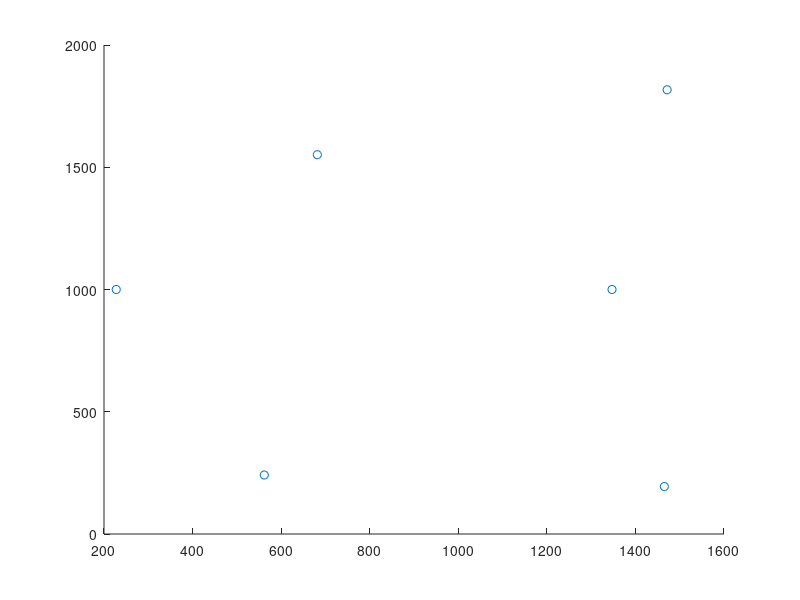

This figure's MATLAB source:

x0 = 1000;
y0 = 1000;
R = 650;
t = linspace(0, 2*pi, 7);
t = t(1:end-1);
deltaR = 350.*(-1+2.*rand(6,1))
X = x0 + (R+deltaR).*cos(t)';
Y = y0 + (R+deltaR).*sin(t)';
W = [X,Y];
scatter(X,Y);